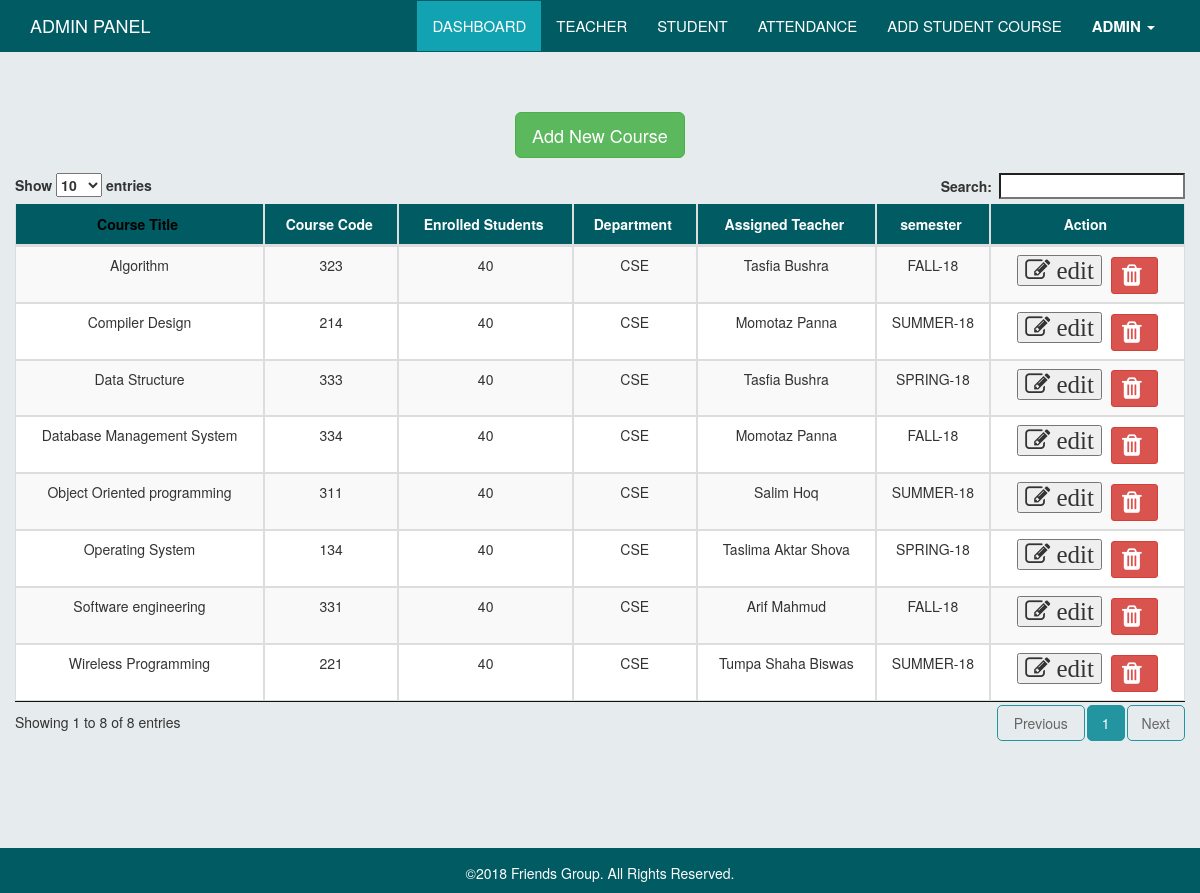
The page /views/Admin_View/Dashborad.php (signed in) on the database its author committed.
### tables this page shows
CREATE TABLE `admin_add_course` (
  `id` int(11) NOT NULL,
  `course_title` varchar(100) NOT NULL,
  `semister` varchar(50) NOT NULL,
  `course_code` varchar(100) NOT NULL,
  `enrolled_student` varchar(100) NOT NULL,
  `department` varchar(100) NOT NULL,
  `assign_teacher` varchar(100) NOT NULL,
  `assign_teacher_id` int(100) NOT NULL
);

CREATE TABLE `admin_add_teacher` (
  `id` int(11) NOT NULL,
  `image` varchar(200) NOT NULL,
  `name` varchar(50) NOT NULL,
  `email` varchar(100) NOT NULL,
  `password` varchar(100) NOT NULL,
  `phone` varchar(20) NOT NULL,
  `assign_course` varchar(100) NOT NULL
);

### views/Admin_View/Dashborad.php (the view, shortened to what this page needs)
<?php
  include "connection.php";
 ?>
<!DOCTYPE html>
<html>
    <head>
        <link rel="stylesheet" type="text/css" href="../../assets/common_assets/css/datatables.min.css" />
        <link rel="stylesheet" type="text/css" media="screen" href="../../assets/common_assets/css/bootstrap.min.css" />
        <link rel="stylesheet" href="../../assets/common_assets/css/common.css">
        <link rel="stylesheet" href="https://cdnjs.cloudflare.com/ajax/libs/font-awesome/4.7.0/css/font-awesome.min.css">
        <link rel="stylesheet" href="../../assets/admin/css/admin.css">
    </head>
    <body>
        <nav class="navbar navbar-default navbar-fixed-top mynav">
            <div class="container">
                <div class="navbar-header">
                    <a class="navbar-brand" href="#">
                        <p class="logo">ADMIN PANEL</p>
                    </a>
                </div>
                <div class="collapse navbar-collapse" id="bs-example-navbar-collapse-1">
                    <ul class="nav navbar-nav pull-right">
                        <li class="active">
                            <a href="Dashborad.php">Dashboard</a>
                        </li>
                        <li>
                            <a href="Teachers.php">Teacher</a>
                        </li>
                        <li>
                            <a href="Student.php">Student</a>
                        </li>
                        <li>
                            <a href="Attendance.php">Attendance</a>
                        </li>
                        <li>
                            <a href="Student_take_course.php">Add student course</a>
                        </li>
                        <li class="dropdown">
                            <a href="#" class="dropdown-toggle" data-toggle="dropdown" role="button" aria-haspopup="true"
                                aria-expanded="false">
                                <strong>
                                    Admin
                                </strong>
                                <span class="caret"></span>
                            </a>
                        </li>
                    </ul>
                </div>
            </div>
        </nav>
        <div class="container dashboard-content-container">
            <form action="" method="post">
                <div class="row">
                    <div class="col-sm-offset-1 col-md-offset-2 col-sm-10 col-md-8" style="line-height: 45px;text-align: center;color: rgb(13, 144, 157);font-size: 22px">
                        <a href="" class="btn btn-lg btn-success" data-toggle="modal" data-target="#add_course" style="margin-bottom: 15px;">Add
                            New Course</a>
                    </div>
                </div>
            </form>
            <div class="row">
                <table id="datatable" class="table table-striped table-bordered table-responsive" cellspacing="0" width="100%">
                    <thead>
                        <tr>
                            <th>Course Title</th>
                            <th>Course Code</th>
                            <th>Enrolled Students</th>
                            <th>Department</th>
                            <th>Assigned Teacher</th>
                            <th>semester</th>
                            <th>Action</th>
                        </tr>
                    </thead>
                    <tbody>
                       <?php
                         $course_show_sql = "SELECT * FROM admin_add_course";
                         $course_show_result = $con->query($course_show_sql);
                        while ($course_show_row= $course_show_result->fetch_assoc()) {
                            $assign_teacher_id=$course_show_row['assign_teacher_id'];
                            $assign_course_show_sql = "SELECT * FROM admin_add_teacher WHERE id=$assign_teacher_id";
                            $assign_course_show_result = $con->query($assign_course_show_sql);
                            $assign_course_show_row= $assign_course_show_result->fetch_assoc()
                        ?>
                        <tr>
                            <td><?php echo $course_show_row['course_title']?></td>
                            <td><?php echo $course_show_row['course_code']?></td>
                            <td><?php echo $course_show_row['enrolled_student']?></td>
                            <td><?php echo $course_show_row['department']?></td>
                            <td><?php echo $assign_course_show_row['name']?></td>
                            <td><?php echo $course_show_row['semister']?></td>
                            <td>
                               <button data-toggle="modal" data-target="#edit_course"  class="fa fa-edit edit editcourse" id="<?php echo $course_show_row['id']?>" > edit</button>
                                <a href="attendance_delete.php?id= <?php echo $course_show_row['id']; ?>"  class="btn btn-sm btn-danger"><i
                                        class="fa fa-trash edit"></i></a>
                            </td>
                        </tr>
                       <?php
                          }
                       ?>
                    </tbody>
                </table>
            </div>
        </div>
        <div class="footer">
            <div class="container">
                <p style="text-align: center;margin-top: 15px;color: rgb(255, 255, 255);">
                    ©2018 Friends Group. All
                    Rights Reserved.
                </p>
            </div>
        </div>
    </body>
</html>

### assets/common_assets/css/common.css (style rules this page uses)
body { padding-top: 52px; padding-bottom: 45px; background-color: rgba(215, 225, 226, 0.61); }
.navbar-default.mynav { background-color: rgb(1, 91, 99); border-color: rgb(1, 91, 99); }
.navbar-default.mynav .navbar-nav>li>a { color: #fff; text-transform: uppercase; font-size: 15px; font-weight: 400; }
.navbar-default.mynav .navbar-nav>.active>a, .navbar-default.mynav .navbar-nav>.active>a:focus, .navbar-default.mynav .navbar-nav>.active>a:hover { background-color: rgb(17, 163, 177); }
.navbar-default.mynav .navbar-nav>.active>a, .navbar-default.mynav .navbar-nav>.active>a:focus, .navbar-default.mynav .navbar-nav>.active>a:hover { background-color: rgb(17, 163, 177); cursor: default; color: #fff; }
.navbar-default .navbar-nav>li>a { color: #fff; }
.logo { color: #fff; }
.navbar-default.mynav .navbar-collapse, .navbar-default.mynav .navbar-form { border-color: transparent; border-top: 1px solid transparent; }
.footer { background-color: rgb(1, 91, 99); position: fixed; bottom: 0; width: 100%; text-align: center; }
table, tr, td { text-align: center; }
.table-bordered>thead { background-color: rgb(1, 91, 99); color: #fff; padding: 10px 0px; }
.table>thead>tr>th { color: #fff; padding-top: 10px; padding-bottom: 10px; text-align: center; }
.table-bordered { border: none; }
.table>tbody>tr>td:first-child { border-left: 1px solid #ddd; }
.table>tbody>tr>td:last-child { border-right: 1px solid #ddd; }
.table>tbody>tr:last-child>td { border-bottom: 1px solid #ddd; }
.sorting_asc::after { content: "\e155"; opacity: 0 !important; }
table.dataTable thead .sorting::after { opacity: 0 !important; content: "\e150"; }
table.dataTable thead .sorting_asc:after { opacity: 0; }
table.dataTable thead .sorting:after { opacity: 0; }
table.dataTable thead .sorting:after, table.dataTable thead .sorting_asc:after, table.dataTable thead .sorting_desc:after, table.dataTable thead .sorting_asc_disabled:after, table.dataTable thead .sorting_desc_disabled:after { opacity: 0; }
.table thead tr th[class*='sorting_']:not([class='sorting_disabled']) { color: #000; }

### assets/admin/css/admin.css (style rules this page uses)
.dashboard-content-container { padding-top: 5%; padding-bottom: 5%; }
.edit { font-size: 25px; margin-right: 5px; }

### rows shown on the page
admin_add_course: course_title "Software engineering", course_code "331", enrolled_student "40", department "CSE", admin_add_teacher.name "Arif Mahmud", semister "FALL-18"
admin_add_course: course_title "Data Structure", course_code "333", enrolled_student "40", department "CSE", admin_add_teacher.name "Tasfia Bushra", semister "SPRING-18"
admin_add_course: course_title "Operating System", course_code "134", enrolled_student "40", department "CSE", admin_add_teacher.name "Taslima Aktar Shova", semister "SPRING-18"
admin_add_course: course_title "Algorithm", course_code "323", enrolled_student "40", department "CSE", admin_add_teacher.name "Tasfia Bushra", semister "FALL-18"
admin_add_course: course_title "Object Oriented programming", course_code "311", enrolled_student "40", department "CSE", admin_add_teacher.name "Salim Hoq", semister "SUMMER-18"
admin_add_course: course_title "Database Management System", course_code "334", enrolled_student "40", department "CSE", admin_add_teacher.name "Momotaz Panna", semister "FALL-18"
admin_add_course: course_title "Wireless Programming", course_code "221", enrolled_student "40", department "CSE", admin_add_teacher.name "Tumpa Shaha Biswas", semister "SUMMER-18"
admin_add_course: course_title "Compiler Design", course_code "214", enrolled_student "40", department "CSE", admin_add_teacher.name "Momotaz Panna", semister "SUMMER-18"
